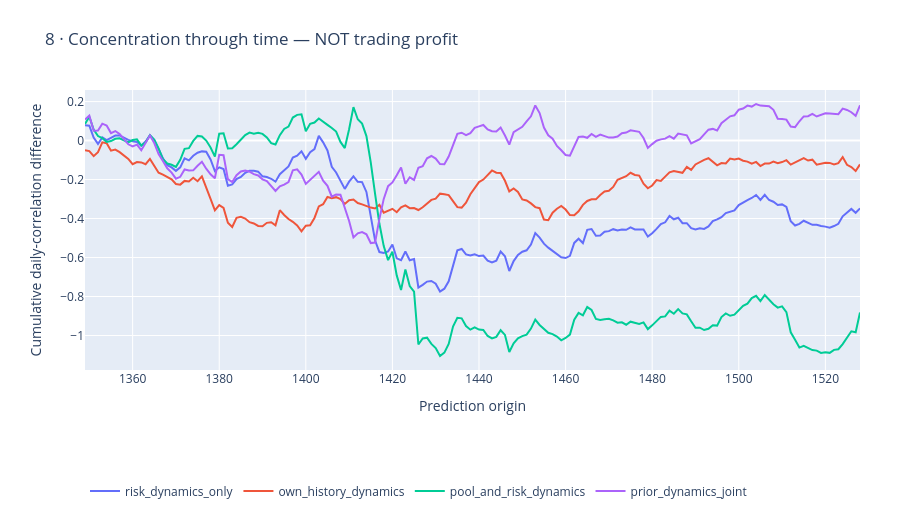

This figure's notebook cell:
### Markdown cell above
## Time concentration

Cumulative correlation differences are NOT investment profits and do not establish out-of-time stability.

### Code cell
figures[7].show()

### Figure 1 — Plotly figure (JSON) as saved in the notebook; plotly's stock layout.template omitted (floating-point values rounded to 4 significant figures; data arrays with more than 128 entries replaced by an {"elided": "..."} marker saying what was removed)
{"data": [{"name": "risk_dynamics_only", "type": "scatter", "x": {"elided": "180 int values"}, "y": {"elided": "180 float values"}}, {"name": "own_history_dynamics", "type": "scatter", "x": {"elided": "180 int values"}, "y": {"elided": "180 float values"}}, {"name": "pool_and_risk_dynamics", "type": "scatter", "x": {"elided": "180 int values"}, "y": {"elided": "180 float values"}}, {"name": "prior_dynamics_joint", "type": "scatter", "x": {"elided": "180 int values"}, "y": {"elided": "180 float values"}}], "layout": {"height": 520, "legend": {"orientation": "h", "y": -0.38}, "margin": {"b": 150, "l": 85, "r": 40, "t": 90}, "title": {"text": "8 · Concentration through time — NOT trading profit"}, "xaxis": {"title": {"text": "Prediction origin"}}, "yaxis": {"title": {"text": "Cumulative daily-correlation difference"}}}}
